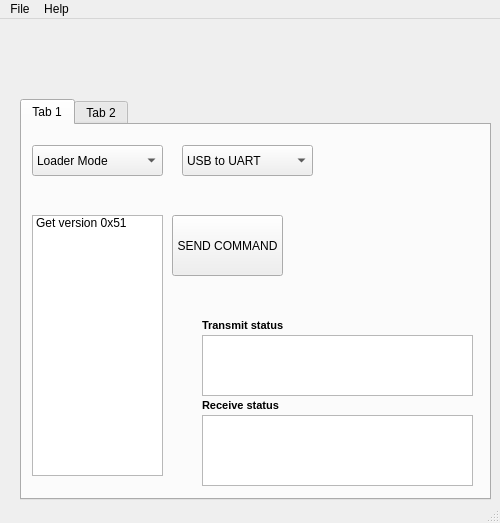
<?xml version="1.0" encoding="UTF-8"?>
<ui version="4.0">
 <class>MainWindow</class>
 <widget class="QMainWindow" name="MainWindow">
  <property name="geometry">
   <rect>
    <x>0</x>
    <y>0</y>
    <width>500</width>
    <height>523</height>
   </rect>
  </property>
  <property name="windowTitle">
   <string>MainWindow</string>
  </property>
  <widget class="QWidget" name="centralwidget">
   <widget class="QTabWidget" name="tabWidget">
    <property name="geometry">
     <rect>
      <x>20</x>
      <y>80</y>
      <width>471</width>
      <height>401</height>
     </rect>
    </property>
    <property name="currentIndex">
     <number>0</number>
    </property>
    <widget class="QWidget" name="tab">
     <attribute name="title">
      <string>Tab 1</string>
     </attribute>
     <widget class="QLabel" name="label_2">
      <property name="geometry">
       <rect>
        <x>270</x>
        <y>0</y>
        <width>201</width>
        <height>201</height>
       </rect>
      </property>
      <property name="layoutDirection">
       <enum>Qt::LeftToRight</enum>
      </property>
      <property name="text">
       <string>&lt;html&gt;&lt;head/&gt;&lt;body&gt;&lt;p&gt;&lt;img src=&quot;:/modes/dependences/UsbModeLogo.png&quot;/&gt;&lt;img src=&quot;:/modes/UsbModeLogo.png&quot;/&gt;&lt;/p&gt;&lt;/body&gt;&lt;/html&gt;</string>
      </property>
     </widget>
     <widget class="QComboBox" name="comboBox">
      <property name="geometry">
       <rect>
        <x>10</x>
        <y>20</y>
        <width>131</width>
        <height>31</height>
       </rect>
      </property>
      <property name="frame">
       <bool>true</bool>
      </property>
      <item>
       <property name="text">
        <string>Loader Mode</string>
       </property>
      </item>
      <item>
       <property name="text">
        <string>Application mode</string>
       </property>
      </item>
     </widget>
     <widget class="QPushButton" name="pushButton">
      <property name="geometry">
       <rect>
        <x>150</x>
        <y>90</y>
        <width>111</width>
        <height>61</height>
       </rect>
      </property>
      <property name="text">
       <string>SEND COMMAND</string>
      </property>
     </widget>
     <widget class="QListWidget" name="listWidget">
      <property name="geometry">
       <rect>
        <x>10</x>
        <y>90</y>
        <width>131</width>
        <height>261</height>
       </rect>
      </property>
      <item>
       <property name="text">
        <string>Get version 0x51</string>
       </property>
      </item>
     </widget>
     <widget class="QComboBox" name="comboBox_3">
      <property name="geometry">
       <rect>
        <x>160</x>
        <y>20</y>
        <width>131</width>
        <height>31</height>
       </rect>
      </property>
      <item>
       <property name="text">
        <string>USB to UART</string>
       </property>
      </item>
      <item>
       <property name="text">
        <string>USB to CAN</string>
       </property>
      </item>
      <item>
       <property name="text">
        <string>USB to WI-FI</string>
       </property>
      </item>
     </widget>
     <widget class="QTextBrowser" name="textBrowser">
      <property name="geometry">
       <rect>
        <x>180</x>
        <y>210</y>
        <width>271</width>
        <height>61</height>
       </rect>
      </property>
     </widget>
     <widget class="QTextBrowser" name="textBrowser_2">
      <property name="geometry">
       <rect>
        <x>180</x>
        <y>290</y>
        <width>271</width>
        <height>71</height>
       </rect>
      </property>
     </widget>
     <widget class="QLabel" name="label_5">
      <property name="geometry">
       <rect>
        <x>180</x>
        <y>190</y>
        <width>91</width>
        <height>20</height>
       </rect>
      </property>
      <property name="font">
       <font>
        <pointsize>8</pointsize>
        <weight>75</weight>
        <bold>true</bold>
       </font>
      </property>
      <property name="text">
       <string>Transmit status</string>
      </property>
     </widget>
     <widget class="QLabel" name="label_6">
      <property name="geometry">
       <rect>
        <x>180</x>
        <y>270</y>
        <width>91</width>
        <height>20</height>
       </rect>
      </property>
      <property name="font">
       <font>
        <pointsize>8</pointsize>
        <weight>75</weight>
        <bold>true</bold>
       </font>
      </property>
      <property name="text">
       <string>Receive status</string>
      </property>
     </widget>
    </widget>
    <widget class="QWidget" name="tab_2">
     <attribute name="title">
      <string>Tab 2</string>
     </attribute>
     <widget class="QLabel" name="label_3">
      <property name="geometry">
       <rect>
        <x>250</x>
        <y>-20</y>
        <width>201</width>
        <height>171</height>
       </rect>
      </property>
      <property name="text">
       <string>&lt;html&gt;&lt;head/&gt;&lt;body&gt;&lt;p&gt;&lt;img src=&quot;:/modes/dependences/WifiModelLogo.png&quot;/&gt;&lt;/p&gt;&lt;/body&gt;&lt;/html&gt;</string>
      </property>
     </widget>
     <widget class="QComboBox" name="comboBox_2">
      <property name="geometry">
       <rect>
        <x>10</x>
        <y>30</y>
        <width>91</width>
        <height>31</height>
       </rect>
      </property>
      <item>
       <property name="text">
        <string>Loader Mode</string>
       </property>
      </item>
      <item>
       <property name="text">
        <string>Application mode</string>
       </property>
      </item>
     </widget>
     <widget class="QPushButton" name="pushButton_2">
      <property name="geometry">
       <rect>
        <x>160</x>
        <y>280</y>
        <width>111</width>
        <height>61</height>
       </rect>
      </property>
      <property name="text">
       <string>SEND COMMAND</string>
      </property>
     </widget>
     <widget class="QComboBox" name="comboBox_4">
      <property name="geometry">
       <rect>
        <x>120</x>
        <y>30</y>
        <width>131</width>
        <height>31</height>
       </rect>
      </property>
      <item>
       <property name="text">
        <string>USB to UART</string>
       </property>
      </item>
      <item>
       <property name="text">
        <string>USB to CAN</string>
       </property>
      </item>
      <item>
       <property name="text">
        <string>USB to WI-FI</string>
       </property>
      </item>
     </widget>
     <widget class="QListWidget" name="listWidget_2">
      <property name="geometry">
       <rect>
        <x>10</x>
        <y>90</y>
        <width>131</width>
        <height>251</height>
       </rect>
      </property>
      <item>
       <property name="text">
        <string>Get version 0x51</string>
       </property>
      </item>
     </widget>
    </widget>
   </widget>
   <widget class="QLabel" name="label">
    <property name="enabled">
     <bool>true</bool>
    </property>
    <property name="geometry">
     <rect>
      <x>280</x>
      <y>-60</y>
      <width>281</width>
      <height>131</height>
     </rect>
    </property>
    <property name="text">
     <string>&lt;html&gt;&lt;head/&gt;&lt;body&gt;&lt;p&gt;&lt;img src=&quot;:/Logo/dependences/9741ef35-9950-4396-9d31-0876fc97d6a3_200x200.png&quot;/&gt;&lt;/p&gt;&lt;/body&gt;&lt;/html&gt;</string>
    </property>
   </widget>
   <widget class="QLabel" name="label_4">
    <property name="geometry">
     <rect>
      <x>10</x>
      <y>-60</y>
      <width>201</width>
      <height>121</height>
     </rect>
    </property>
    <property name="text">
     <string>&lt;html&gt;&lt;head/&gt;&lt;body&gt;&lt;p&gt;&lt;img src=&quot;:/modes/dependences/MyNameLogo.png&quot;/&gt;&lt;/p&gt;&lt;/body&gt;&lt;/html&gt;</string>
    </property>
   </widget>
  </widget>
  <widget class="QMenuBar" name="menubar">
   <property name="geometry">
    <rect>
     <x>0</x>
     <y>0</y>
     <width>500</width>
     <height>21</height>
    </rect>
   </property>
   <widget class="QMenu" name="menuFile">
    <property name="title">
     <string>File</string>
    </property>
    <addaction name="separator"/>
    <addaction name="actionSettings"/>
    <addaction name="actionExit"/>
   </widget>
   <widget class="QMenu" name="menuHelp">
    <property name="title">
     <string>Help</string>
    </property>
    <addaction name="separator"/>
    <addaction name="actionDocumentation"/>
    <addaction name="actionAbout"/>
   </widget>
   <addaction name="menuFile"/>
   <addaction name="menuHelp"/>
  </widget>
  <widget class="QStatusBar" name="statusbar"/>
  <action name="actionDocumentation">
   <property name="text">
    <string>Documentation</string>
   </property>
  </action>
  <action name="actionAbout">
   <property name="text">
    <string>About</string>
   </property>
  </action>
  <action name="actionExit">
   <property name="text">
    <string>Exit</string>
   </property>
  </action>
  <action name="actionSettings">
   <property name="text">
    <string>Settings</string>
   </property>
  </action>
 </widget>
 <resources>
  <include location="LogoLabel.qrc"/>
  <include location="Usb.qrc"/>
 </resources>
 <connections/>
</ui>
